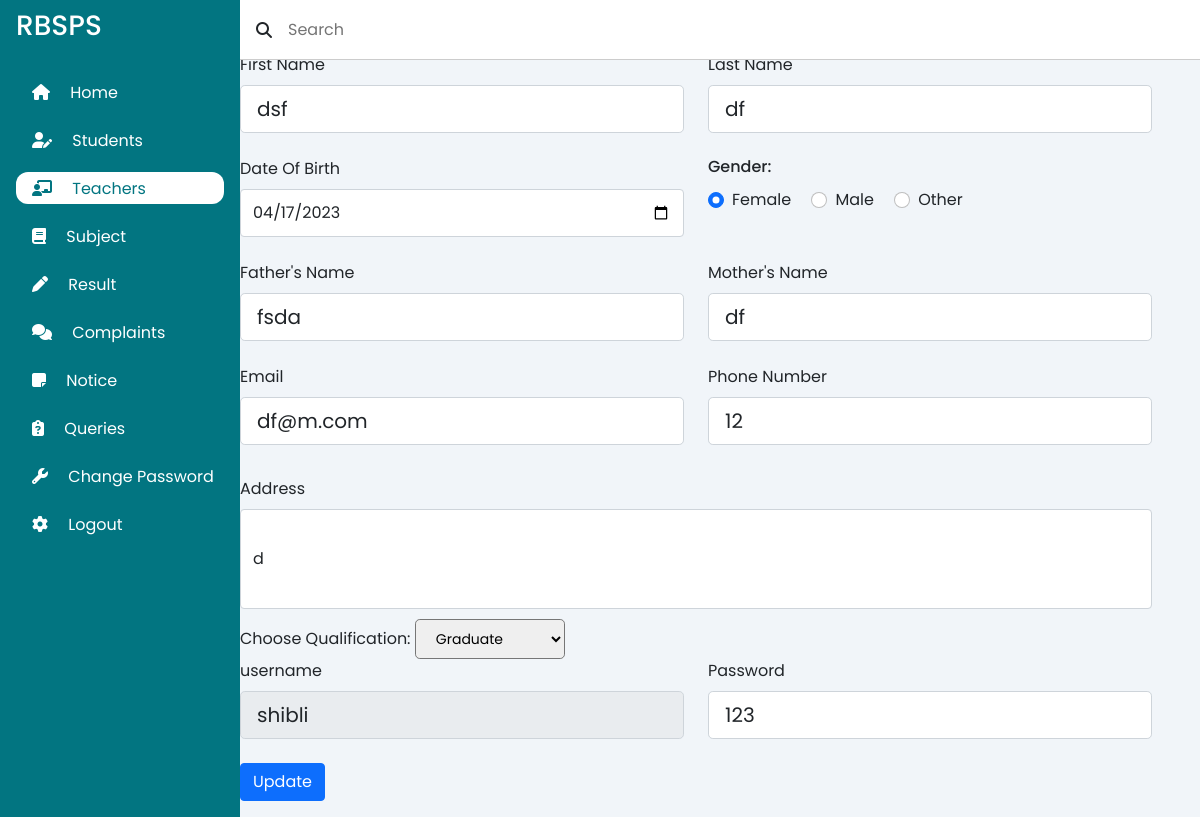
The page /admin/updateTeacher.php?username=shibli on the database its author committed.
### tables this page shows
CREATE TABLE `teacher` (
  `sid` int(11) NOT NULL,
  `username` varchar(100) NOT NULL,
  `ph` int(15) NOT NULL,
  `name` varchar(100) NOT NULL,
  `gender` varchar(10) NOT NULL,
  `fname` varchar(100) NOT NULL,
  `mname` varchar(100) NOT NULL,
  `dob` date NOT NULL,
  `email` varchar(100) NOT NULL,
  `qual` varchar(100) NOT NULL,
  `lastname` varchar(100) NOT NULL,
  `address` text NOT NULL,
  `pass` varchar(260) NOT NULL,
  `path` varchar(500) NOT NULL
);

### admin/updateTeacher.php (the view, shortened to what this page needs)
<?php
require '../connection.php';
$username=$_GET['username'];
    ?>
<!DOCTYPE html>
<html lang="en">
<head>
    <link rel="stylesheet" href="//cdn.datatables.net/1.13.4/css/jquery.dataTables.min.css">
    <link href="https://cdn.jsdelivr.net/npm/bootstrap@5.1.3/dist/css/bootstrap.min.css" rel="stylesheet"
>
    <link rel="stylesheet" href="style.css">
</head>
<?php
 $sql = "SELECT * FROM `teacher` where username='$username'";
 $result = mysqli_query($conn, $sql);
 $row = mysqli_fetch_assoc($result);
?>
<body>
    <div class="sidebar">
        <div class="sidebar-header">
            <h3 class="brand">
                <span>RBSPS</span>
            </h3>
        </div>
        <div class="sidebar-menu">
            <ul>
                <li>
                    <a href="index.php">
                        <i class="fa-sharp fa-solid fa-house"></i>
                        <span>Home</span>
                    </a>
                </li>
                <li>
                    <a href="manageStudent.php">
                        <i class="fa-solid fa-user-pen"></i>
                        <span>Students</span>
                    </a>
                </li>
                <li class="active">
                    <a href="manageTeacher.php">
                        <i class="fa-solid fa-chalkboard-user"></i>
                        <span>Teachers</span>
                    </a>
                </li>
                <li>
                    <a href="manageSubject.php">
                        <i class="fa fa-book"></i>
                        <span>Subject</span>
                    </a>
                </li>
                <li>
                    <a href="editResult.php">
                        <i class="fa-solid fa-pen"></i>
                        <span>Result</span>
                    </a>
                </li>
                <li>
                    <a href="viewComplaints.php">
                        <i class="fa-solid fa-comments"></i>
                        <span>Complaints</span>
                    </a>
                </li>
                <li>
                    <a href="manageNotice.php">
                        <i class="fa fa-sticky-note"></i>
                        <span>Notice</span>
                    </a>
                </li>
                <li>
                    <a href="manageQuery.php">
                        <i class="fa-solid fa-clipboard-question"></i>
                        <span>Queries</span>
                    </a>
                </li>
                <li>
                    <a href="changePassword.php">
                        <i class="fa-solid fa-wrench"></i>
                        <span>Change Password</span>
                    </a>
                </li>
                <li>
                    <a href="logout.php">
                        <i class="fa-solid fa-gear"></i>
                        <span>Logout</span>
                    </a>
                </li>
            </ul>
        </div>
    </div>
    <div class="main-content">
        <header>
            <div class="search-wrapper">
                <i class="fa-solid fa-magnifying-glass"></i>
                <input type="search" name="" id="" placeholder="Search">
            </div>
        </header>
    </div>
    <main style="margin-left: 16%;">
        <h4>Add Students</h4>
        <form action="updateTeacher.php?username=<?=$username?>" method="post">
            <div class="row">
                <div class="col-md-6 mb-4">
                    <div class="form-outline">
                        <label class="form-label" for="firstName">First Name</label>
                        <input name="name" value="<?=$row['name']?>" type="text" id="firstName" class="form-control form-control-lg" style="width:100%" />
                    </div>
                </div>
                <div class="col-md-6 mb-4">
                    <div class="form-outline">
                        <label class="form-label" for="lastName">Last Name</label>
                        <input name="lastname" value="<?=$row['lastname']?>" type="text" id="lastName" class="form-control form-control-lg" />
                    </div>
                </div>
            </div>
            <div class="row">
                <div class="col-md-6 mb-4 d-flex align-items-center">
                    <div class="form-outline datepicker w-100">
                        <label for="birthdayDate" class="form-label">Date Of Birth</label>
                        <input name="dob" value="<?=$row['dob']?>" type="date" class="form-control " id="birthdayDate"
                            style="height: 48px; font-size: medium;">
                    </div>
                </div>
                <div class="col-md-6 mb-4">
                    <h6 class="mb-2 pb-1">Gender: </h6>
                    <div class="form-check form-check-inline">
                        <input class="form-check-input" type="radio" name="inlineRadioOptions" id="femaleGender"
                            name="" value="option1" checked />
                        <label class="form-check-label" for="femaleGender">Female</label>
                    </div>
                    <div class="form-check form-check-inline">
                        <input class="form-check-input" type="radio" name="inlineRadioOptions" id="maleGender"
                            name="" value="option2" />
                        <label class="form-check-label" for="maleGender">Male</label>
                    </div>
                    <div class="form-check form-check-inline">
                        <input class="form-check-input" type="radio" name="inlineRadioOptions" id="otherGender"
                            name="" value="option3" />
                        <label class="form-check-label" for="otherGender">Other</label>
                    </div>
                </div>
            </div>
            <div class="row">
                <div class="col-md-6 mb-4">
                    <div class="form-outline">
                        <label class="form-label" for="father_name">Father's Name</label>
                        <input name="fname" value="<?=$row['fname']?>" type="text" id="father_name" class="form-control form-control-lg" style="width:100%" />
                    </div>
                </div>
                <div class="col-md-6 mb-4">
                    <div class="form-outline">
                        <label class="form-label" for="mother_Name">Mother's Name</label>
                        <input name="mname" value="<?=$row['mname']?>" type="text" id="mother_name" class="form-control form-control-lg" />
                    </div>
                </div>
            </div>
            <div class="row">
                <div class="col-md-6 mb-4 pb-2">
                    <div class="form-outline">
                        <label class="form-label" for="emailAddress">Email</label>
                        <input name="email" value="<?=$row['email']?>" type="email" id="emailAddress" class="form-control form-control-lg" />
                    </div>
                </div>
                <div class="col-md-6 mb-4 pb-2">
                    <div class="form-outline">
                        <label class="form-label" for="phoneNumber">Phone Number</label>
                        <input name="ph" value="<?=$row['ph']?>" type="tel" id="phoneNumber" class="form-control form-control-lg" />
                    </div>
                </div>
            </div>
            <div style="margin-bottom:10px">
                <label class="form-label" for="address">Address</label>
                <input type="text" name="address" value="<?=$row['address']?>" class="form-control" placeholder="" id="address" style="height:100px;"></textarea>
            </div>
            <div class="row">
                <div class="col">
                    <label class="form-label select-label">Choose Qualification: </label>
                    <select class="select form-control-lg " name="qual" style="font-size: 14px;">
                        <option name="" value="1">Graduate</option>
                    </select><br>
                </div>
            </div>
            <div class="row">
                <div class="col-md-6 mb-4">
                    <div class="form-outline">
                        <label class="form-label" for="username">username</label>
                        <input  readonly name="username" value="<?=$row['username']?>" type="text" id="username" class="form-control form-control-lg" style="width:100%" />
                    </div>
                </div>
                <div class="col-md-6 mb-4">
                    <div class="form-outline">
                        <label class="form-label" for="password">Password</label>
                        <input name="pass" value="<?=$row['pass']?>" type="text" id="password" class="form-control form-control-lg" />
                    </div>
                </div>
            </div>
            <button type="submit" class="btn btn-primary">Update</button>
        </form>
    </main>
</body>
</html>

### admin/style.css (style rules this page uses)
:root { --main-color: #027581; --color-dark: #1d2231; --text-grey: #8390A2; }
* { font-family: 'Poppins',sans-serif; margin: 0; padding: 0; text-decoration: none; list-style-type: none; box-sizing: border-box; }
.sidebar { height: 100%; width: 240px; position: fixed; left:0; top: 0; z-index: 100; background: var(--main-color ); color:#fff; overflow-y: auto; transition: width 500ms; }
.sidebar-header { display: flex; justify-content: space-between; align-items: center; height: 60px; padding: 0rem 1rem; }
.sidebar-menu { padding: 1rem; }
.sidebar li { margin-bottom: 1rem; }
.sidebar a { color: #fff; font-size: 1rem; }
.active { background-color:#fff; border-radius: 12px; }
.active a { color:#027581; }
.sidebar a i:first-child { padding: 0.5rem 1rem; }
.main-content { position: relative; margin-left: 240px; transition: margin-left 500ms; }
header { position: fixed; top: 0; z-index: 100; width: calc(100% -240px); background: #fff; height: 60px; padding: 0rem 1rem; display: flex; align-items: center; justify-content: space-between; border-bottom: 1px solid #ccc; }
.search-wrapper { display: flex; align-items: center; }
.search-wrapper input { border: 0; outline: 0; padding: 1rem; height: 38px; width: 70rem; }
main { margin-top: 0; background: #f1f5f9; min-height: 90vh; padding: 1rem 3rem; }

### admin/updateTeacher.php (style rules this page uses)
form input { font-size: 1rem; font-weight: 300px; }
.sidebar ul { padding-left: 0; }
.sidebar a { text-decoration: none; }

### rows shown on the page
teacher: name "dsf", lastname "df", dob "04/17/2023", fname "fsda", mname "df", email "df@m.com", ph "12", address "d", username "shibli", pass "123"
